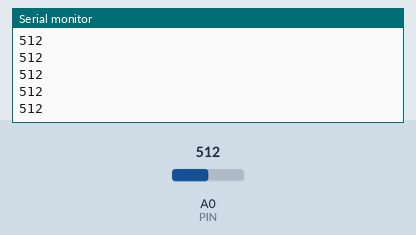
The sketch below on a simulated Arduino Uno, built with avr-gcc and run on an emulated ATmega328P. On the bench: the last lines printed to the serial monitor. Inputs (shaded band) come from the test bench; at power-on: A0 (PIN) = 512.

Above: at 1.2 s.
1.3 s: A0 (PIN) set to 716
At 2.2 s:
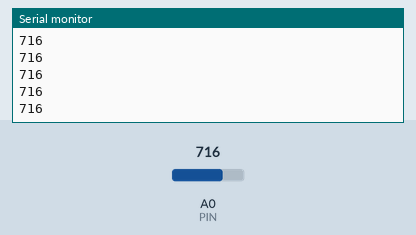
2.8 s: A0 (PIN) set to 900
At 3.7 s:
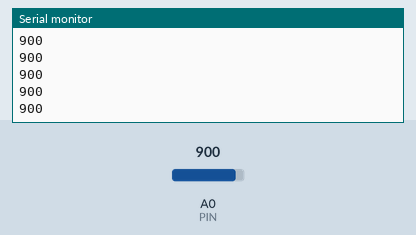
Timing chart, 0 to 5.8 s (numbered marks = the images above; inputs shaded):
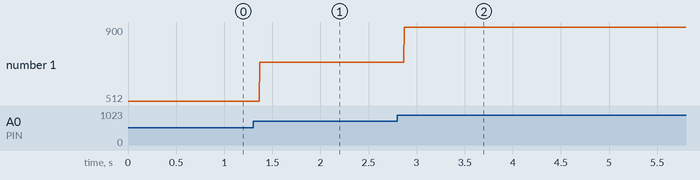

The sketch:

sketch_sep23a.ino
```cpp
#define PIN A0
#define SPEED 9600

void setup() {
  pinMode(PIN, INPUT);
  Serial.begin(SPEED);
}

void loop() {
  int data = analogRead(PIN);
  Serial.println(data);
}
```

Measured:
- after the input at 1.3 s, the serial monitor: prints a new line after 0.07 s (image 1)
- after the input at 2.8 s, the serial monitor: prints a new line after 0.07 s (image 2)
- plotted number 1: 512 → 716 after the input at 1.3 s, 716 → 900 after the input at 2.8 s
